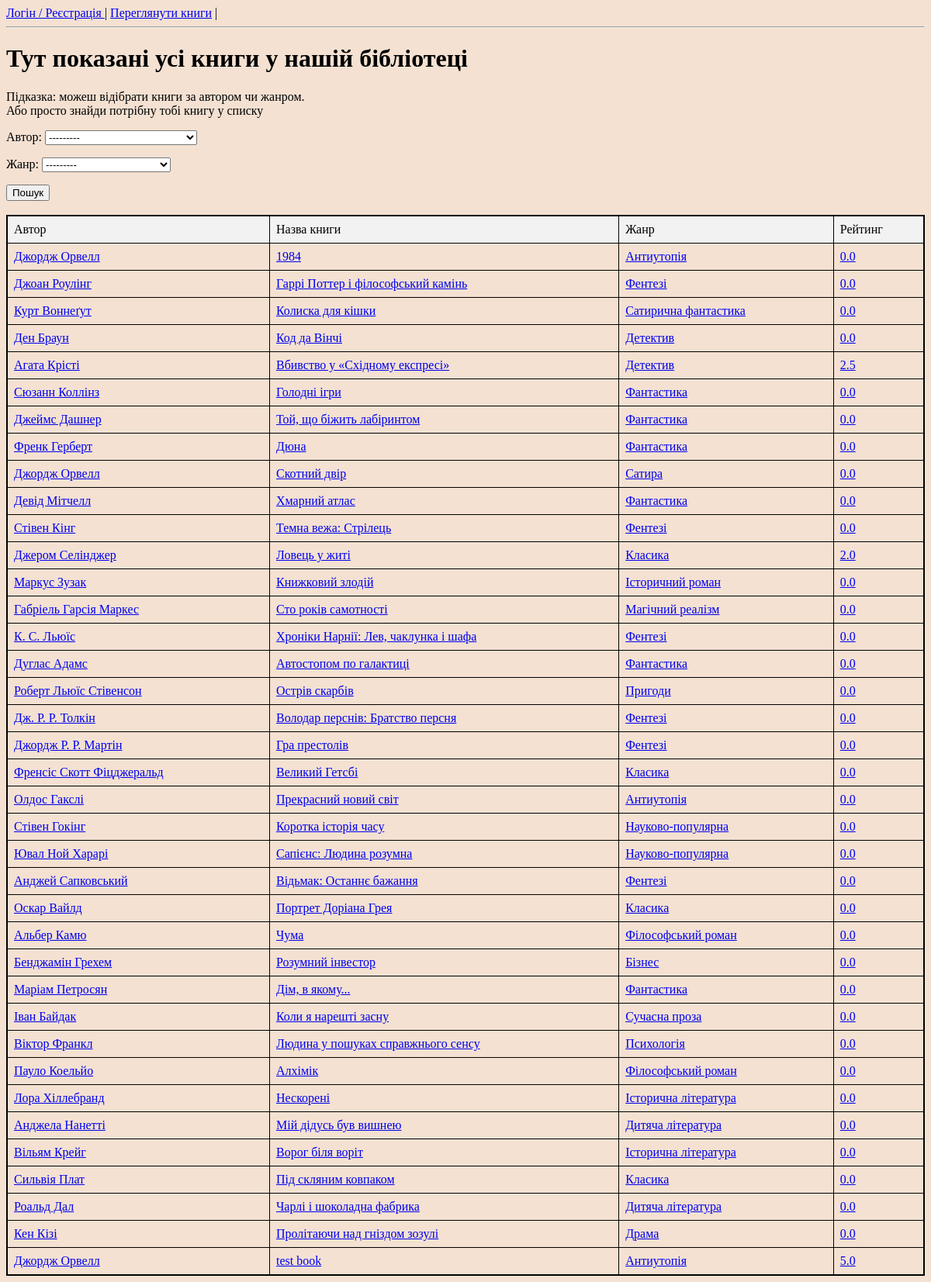
/client/book_rating/, run on an earlier commit of the app's database.
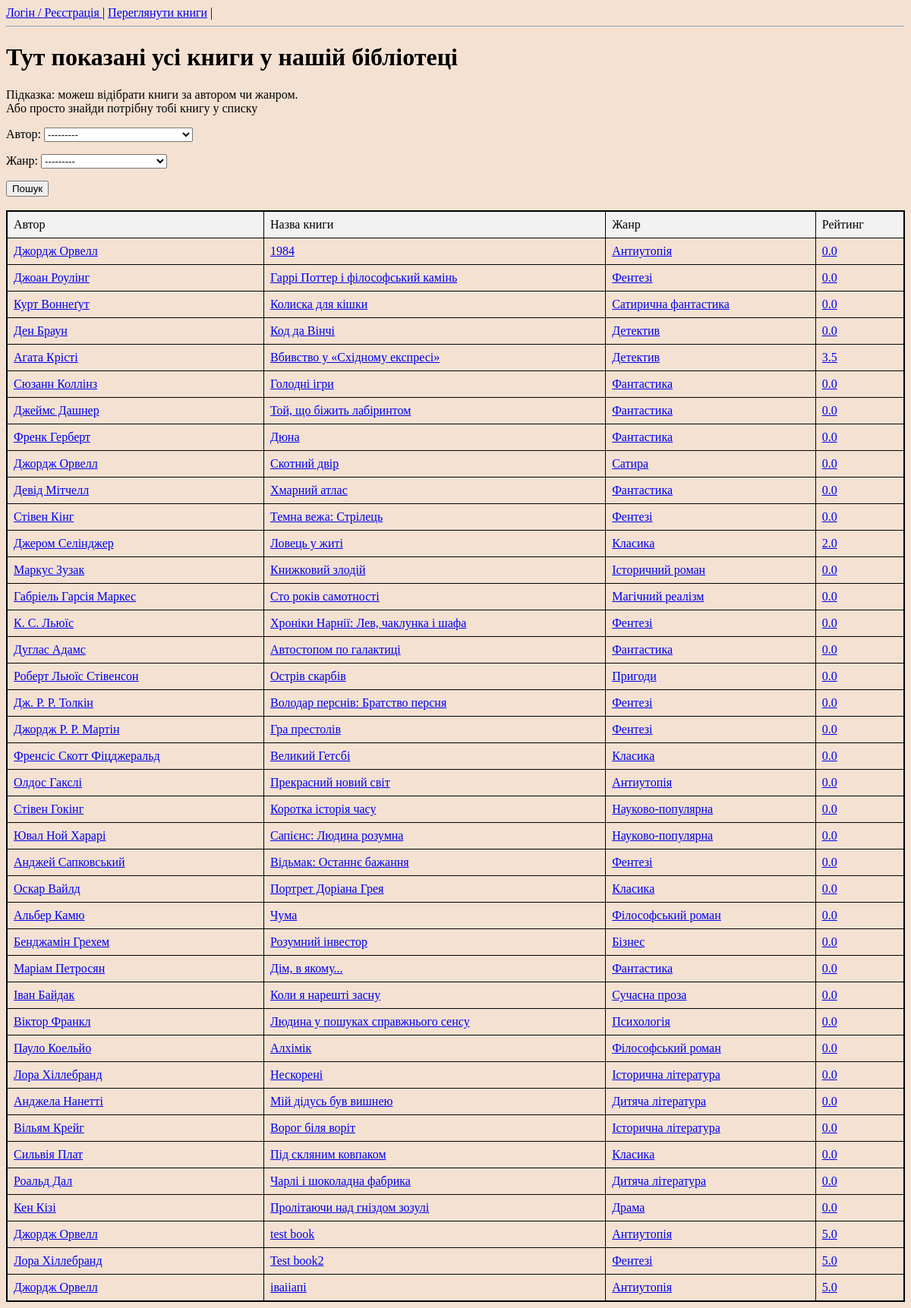
And on a later commit of the database.
### book/models.py (models this page shows, shortened)
class Books(models.Model):
    title = models.CharField(max_length=250)
    author = models.ForeignKey(Authors, on_delete=models.CASCADE)
    genre = models.ForeignKey(Genres, on_delete=models.CASCADE)
    publisher = models.ForeignKey(Publishers, on_delete=models.CASCADE)
    publish_year = models.IntegerField()
    reception_date = models.DateField()
    cover = models.ImageField(upload_to='covers/')
    rating = models.FloatField(default=5)
    quantity = models.IntegerField(default=0)

class Authors(models.Model):
    name = models.CharField(max_length=100)
    bio = models.TextField()
    rating = models.FloatField(default=5)
    def __str__(self):
        return self.name

class Genres(models.Model):
    name = models.CharField(max_length=100)
    rating = models.FloatField(default=5)
    def __str__(self):
        return self.name

### client/views.py (the view, shortened to what this page needs)
# urls.py: path('book_rating/', views.book_rating, name='book_rating_page'),
def book_rating(request, book_id=None):
    if request.user.is_authenticated:
        user_group = request.user.groups.first().name
    else:
        user_group = 'anonymous'
    if request.method == 'GET':
        if book_id is None:
            form = SelectBookForm(request.GET or None)
            books = Books.objects.all()
            title = 'Тут показані усі книги у нашій бібліотеці'
            return render(request, 'books.html', context={'form': form, 'books': books, 'title': title,
                                                          'user_group': user_group})
        else:
            the_book = Books.objects.get(id=book_id)
            reviews = Reviews.objects.filter(book=the_book).all()
            return render(request, 'about_book.html', context={'book': the_book, 'reviews': reviews,
                                                               'user_group': user_group})
    else:
        pass

### client/forms.py
class SelectBookForm(forms.Form):
    author = forms.ModelChoiceField(queryset=Authors.objects.all(), label="Автор", required=False)
    genre = forms.ModelChoiceField(queryset=Genres.objects.all(), label="Жанр", required=False)

### templates/books.html (shortened to what this page needs)
<!DOCTYPE html>
<html lang="en">
<head>
    <link rel="stylesheet" type="text/css" href="/static/styles.css">
</head>
{% if user_group == 'client' %}
    {% include 'menu_cli.html' %}
{% elif user_group == 'librarian' %}
    {% include 'menu_lib.html' %}
{% else %}
    {% include 'menu_anon.html' %}
{% endif %}
<body>
    <h1>{{ title }}</h1>
    <p>Підказка: можеш відібрати книги за автором чи жанром. <br>
        Або просто знайди потрібну тобі книгу у списку</p>
    <form method="get">
        {{ form.as_p }}
        <button type="submit">Пошук</button>
    </form>
    <br>
    <table>
        <thead>  <tr>
            <td> Автор </td>
            <td> Назва книги </td>
            <td> Жанр </td>
            <td> Рейтинг </td>
                </tr>
        </thead>
        {% for book in books %}
          <tr>
            <td> <a href="{{ book.id }}">{{ book.author.name }}</a></td>
            <td> <a href="{{ book.id }}">{{ book.title }}</a> </td>
            <td> <a href="{{ book.id }}">{{ book.genre.name }}</a> </td>
            <td> <a href="{{ book.id }}">{{ book.rating }}</a> </td>
          </tr>
        {% endfor %}
    </table>
</body>
</html>

What changed in the data, as far as the page shows it:
changed Books "Вбивство у «Східному експресі»": rating "2.5" → "3.5"
added Books: author.name "Лора Хіллебранд", title "Test book2", genre.name "Фентезі", rating "5.0"
added Books: author.name "Джордж Орвелл", title "іваііапі", genre.name "Антиутопія", rating "5.0"
